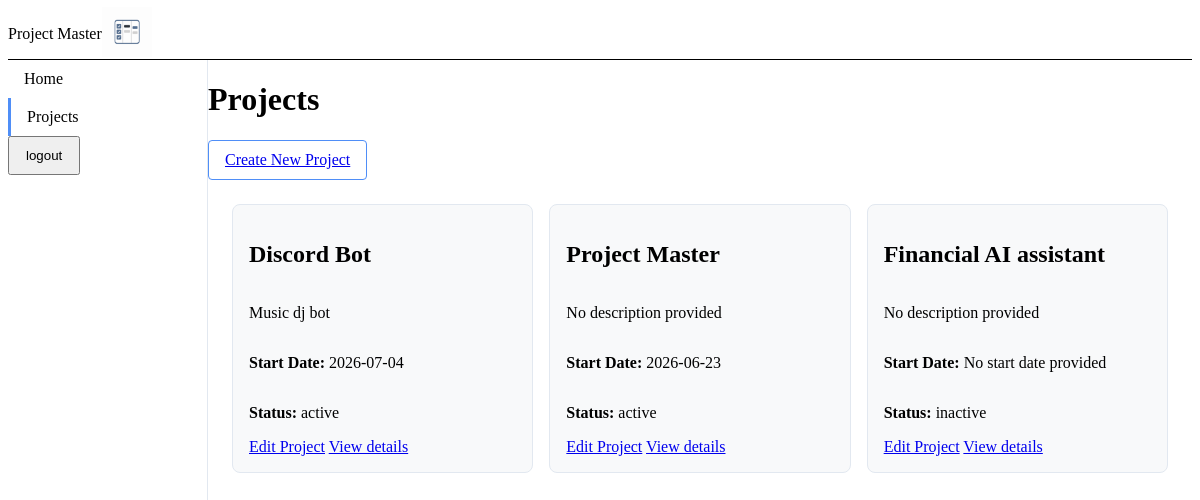
The page /projects (signed in) on the database its author committed.
### models.py (models this page shows)
class Project(db.Model):
    projectId: Mapped[int] = mapped_column(primary_key=True)
    userId: Mapped[int] = mapped_column(ForeignKey('user.userId'), nullable=False)
    projectName:Mapped[str] = mapped_column(nullable=False)
    description:Mapped[str] = mapped_column(nullable=True)
    startDate: Mapped[Optional[date]] = mapped_column(Date,nullable=True)
    status: Mapped[str] = mapped_column(nullable=False)
    createdAt:Mapped[datetime] = mapped_column(default=lambda: datetime.now(timezone.utc) ,nullable=False)

### app.py (the view)
@app.route('/projects', methods=['GET','POST'])
@login_required
def project_page():
    stmt = (
        select(Project)
        .where(Project.userId == current_user.userId)
        .order_by(
            case(
                (Project.status == 'active', 0),
                else_=1
            ),Project.projectName
        )
    )
    projects = db.session.execute(stmt).scalars().all()
    return render_template('projects.html', projects=projects)

### app.py (called while the page is built)
@login_manager.user_loader
def load_user(user_id):
    return User.query.get(int(user_id))

### templates/projects.html
{% extends "base.html" %}
{% block styles %} <link rel="stylesheet" href="{{ url_for('static', filename='css/projects.css')}}"> {% endblock %}
{% block content %}
    <h1>Projects</h1>
    <div class="btn btn-secondary">
        <a href="{{ url_for('new_project')}}" class="custom-button">Create New Project</a>
    </div>
    <section class="project-container" aria-label="Project cards">
        {% for project in projects %}
            <article class = "project-card">
                <h2>{{ project.projectName }}</h2>
                {% if project.description %}
                  <p>{{ project.description }}</p>
                {% else %}
                  <p>No description provided</p>
                {% endif %}
                {% if project.startDate %}
                  <p><strong>Start Date:</strong> {{ project.startDate }}</p>
                {% else %}
                  <p><strong>Start Date:</strong> No start date provided</p>
                {% endif %}
                <p><strong>Status:</strong> {{ project.status }}</p>
              <div class = "project-actions">
                <a href="{{ url_for('edit_project', projectId=project.projectId) }}" class="custom-button">Edit Project</a>
                <a href="{{ url_for('project_detail', projectId=project.projectId)}}" class="custom-button">View details</a>
              </div>
            </article>
        {% else %}
            <p>No projects available</p>
        {% endfor %}
        </section>
{% endblock %}

### static/css/base.css (style rules this page uses)
* { box-sizing: border-box; }

### static/css/components.css (style rules this page uses)
.btn { display: inline-flex; align-items: center; justify-content: center; padding: 10px 16px; border: 1px solid transparent; border-radius: 4px; font: inherit; text-decoration: none; cursor: pointer; }
.btn-secondary { border-color: #4f8ef7; color: #4f8ef7; }

### static/css/projects.css (style rules this page uses)
.project-container { display: grid; grid-template-columns: repeat(auto-fit,minmax(300px,1fr)); gap: 1rem; padding: 24px; margin : 0 auto; }
.project-card { display: flex; flex-direction: column; justify-content: space-between; text-align: left; border-radius: 8px; background-color: #f8f9fa; border: 1px solid #e2e8f0; padding: 16px; margin-bottom: 1rem; }

### rows shown on the page
Project: projectName "Discord Bot", description "Music dj bot", startDate "2026-07-04", status "active"
Project: projectName "Project Master", description "No description provided", startDate "2026-06-23", status "active"
Project: projectName "Financial AI assistant", description "No description provided", shows "Start Date:", status "inactive"
